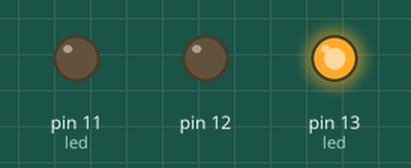
Recording of a sketch running on a simulated Arduino Uno, built with avr-gcc and run on an emulated ATmega328P. Shown: output pins drawn as LEDs (lit = HIGH).

Above: at 0.1 s.
At 1.3 s:
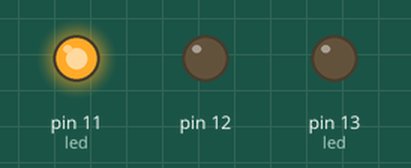
At 2.7 s:
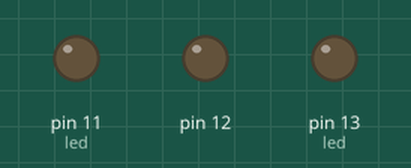
At 5.3 s:
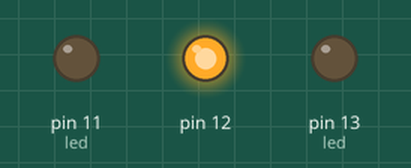
Timing chart, 0 to 5.6 s (numbered marks = the images above):
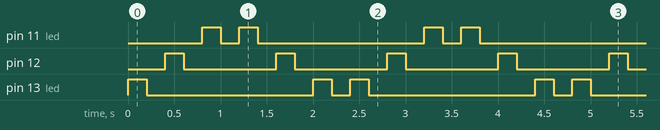

Measured:
- by itself, pin 11 (led): repeats every 2.4 s: LOW 0.20 s, HIGH 0.20 s, LOW 1.8 s, HIGH 0.20 s
- by itself, pin 12: alternates HIGH for 0.20 s and LOW for 1.0 s
- by itself, pin 13 (led): repeats every 2.4 s: LOW 1.8 s, HIGH 0.20 s, LOW 0.20 s, HIGH 0.20 s

The sketch:

Ejemplo3.ino
```cpp
int led = 13, sentido=1, pausa=200;

void setup() {
  pinMode(13,OUTPUT);
  pinMode(12,OUTPUT);
  pinMode(11,OUTPUT);
}

void loop() {
  digitalWrite(led,1);
  delay(pausa);
  digitalWrite(led,0);
  delay(pausa);

  if (sentido == 1){
    led--;
    if (led==10){
      led=11;
      sentido=2;
    }
  }else if(sentido ==2){
    led++;
    if (led==14){
      led=13;
      sentido=1;
    }
  }

}
```
